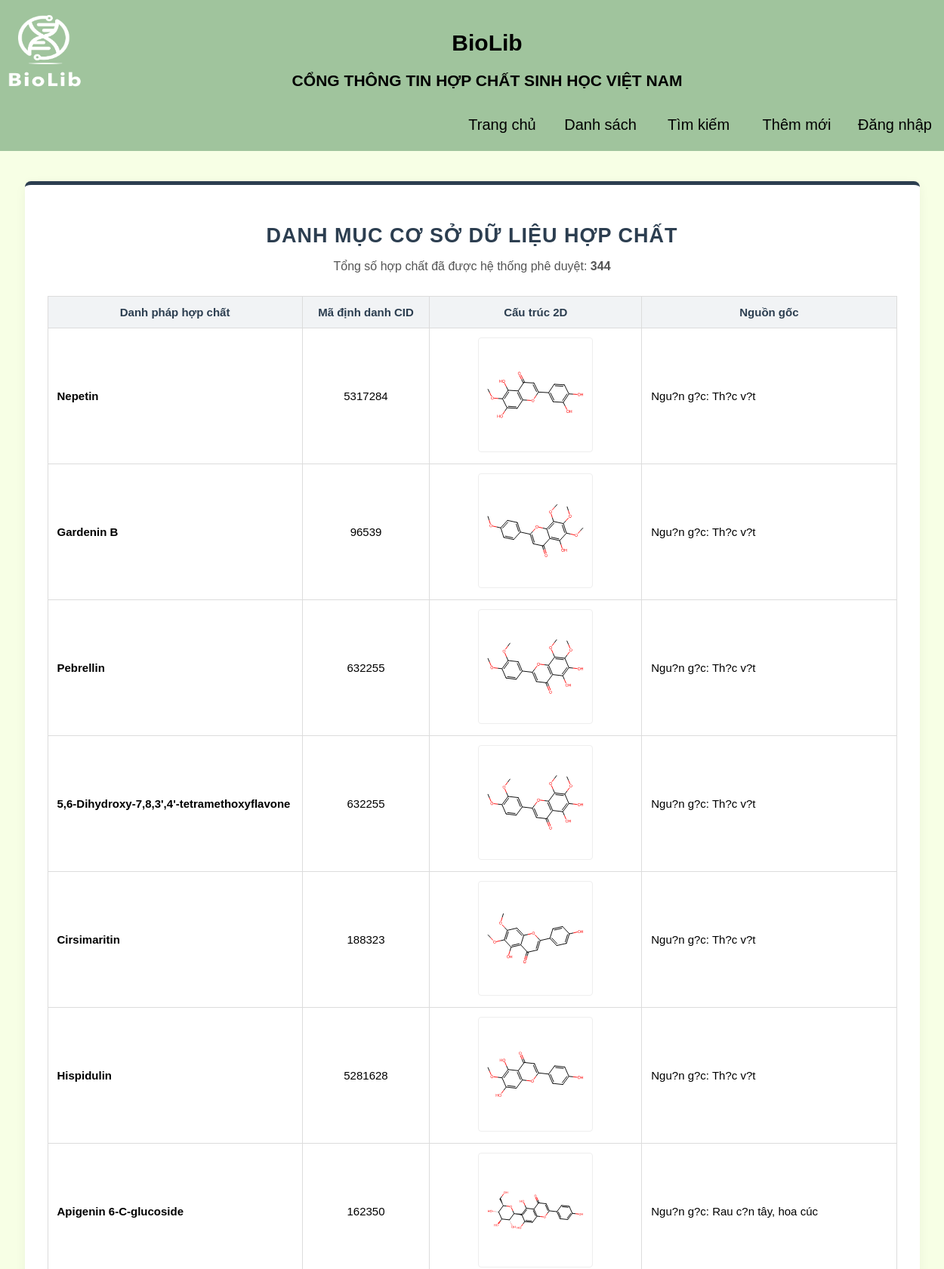
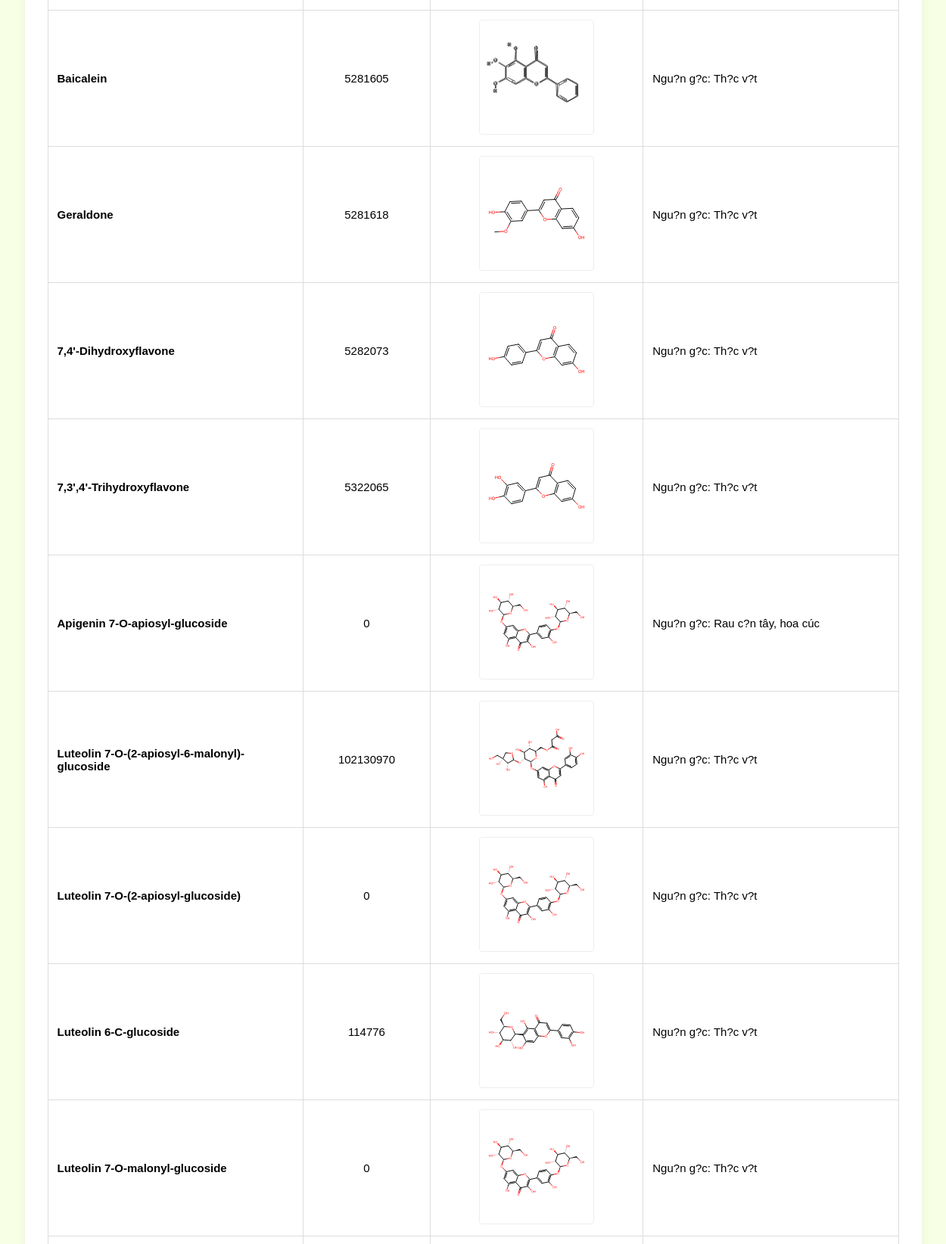
/list.php?page=4 (upper part), run on the app's committed database (2 pictures, top to bottom).
### tables this page shows
CREATE TABLE `compoundbiolib` (
  `stt` int(11) NOT NULL,
  `name` varchar(255) NOT NULL,
  `cid` int(20) NOT NULL,
  `smiles` varchar(255) DEFAULT NULL,
  `benefit` varchar(255) DEFAULT NULL,
  `weakness` varchar(255) DEFAULT NULL,
  `origin` varchar(255) DEFAULT NULL,
  `purpose` varchar(255) DEFAULT NULL,
  `doi` varchar(255) DEFAULT NULL,
  `new_stt` int(11) DEFAULT NULL,
  `status` varchar(50) DEFAULT 'pending',
  `created_by` int(10) DEFAULT NULL,
  `edit_of` int(11) DEFAULT NULL
);

### list.php (the view, shortened to what this page needs)
<?php
require_once 'config.php';
include_once 'header.php';
$limit = 20;
$page = isset($_GET['page']) && is_numeric($_GET['page']) ? (int)$_GET['page'] : 1;
$start_from = ($page - 1) * $limit;
$sql_count = "SELECT COUNT(stt) AS total FROM compoundbiolib WHERE status = 'approved'";
$result_count = mysqli_query($conn, $sql_count);
$row_count = mysqli_fetch_assoc($result_count);
$total_records = $row_count['total'];
$sql_list = "SELECT stt, name, cid, origin FROM compoundbiolib
             WHERE status = 'approved'
             ORDER BY stt DESC
             LIMIT $start_from, $limit";
$result_list = mysqli_query($conn, $sql_list);
?>
<!DOCTYPE html>
<html lang="vi">
<head>
</head>
<body>
    <div class="list-container">
        <div class="list-header">
            <h2>Danh Mục Cơ Sở Dữ Liệu Hợp Chất</h2>
            <p>Tổng số hợp chất đã được hệ thống phê duyệt: <strong><span id="total-count"><?php echo $total_records; ?></span></strong></p>
        </div>
        <?php if (mysqli_num_rows($result_list) > 0): ?>
            <table class="compound-table">
                <thead>
                    <tr>
                        <?php $is_admin = isset($_SESSION['role']) && $_SESSION['role'] === 'admin'; ?>
                        <th style="width: <?php echo $is_admin ? '25%' : '30%'; ?>;">Danh pháp hợp chất</th>
                        <th style="width: 15%;">Mã định danh CID</th>
                        <th style="width: <?php echo $is_admin ? '20%' : '25%'; ?>;">Cấu trúc 2D</th>
                        <th style="width: <?php echo $is_admin ? '25%' : '30%'; ?>;">Nguồn gốc</th>
                    </tr>
                </thead>
                <tbody>
                    <?php while($row = mysqli_fetch_assoc($result_list)): ?>
                    <tr id="row-<?php echo $row['stt']; ?>">
                        <td><strong><?php echo htmlspecialchars($row['name']); ?></strong></td>
                        <td><?php echo htmlspecialchars($row['cid']); ?></td>
                        <td>
                            <?php
                                $image_path = "img/" . htmlspecialchars($row['cid']) . ".svg";
                            ?>
                            <img src="<?php echo $image_path; ?>?v=<?php echo time(); ?>"
                                 alt="Cấu trúc 2D"
                                 class="structure-img"
                                 onerror="this.onerror=null; this.src='img/default_structure.svg';">
                        </td>
                        <td><?php echo htmlspecialchars($row['origin']); ?></td>
                    </tr>
                    <?php endwhile; ?>
                </tbody>
            </table>
        <?php else: ?>
            <p style="text-align: center; color: #666; font-style: italic; padding: 40px 0;">
                Hệ thống hiện tại chưa ghi nhận dữ liệu hợp chất nào được công bố.
            </p>
        <?php endif; ?>
    </div>
</body>
<?php include_once 'footer.php'; ?>
</html>

### header.php (style rules this page uses)
body { font-family: "Arial"; font-size: 18px; margin: 0; height: 100vh; background: rgb(247, 255, 229); color: #000; }
:root { --color-primary: rgb(247, 255, 229); }

### list.php (style rules this page uses)
.list-container { width: 90%; max-width: 1200px; margin: 40px auto; background: #ffffff; padding: 30px; border-radius: 8px; box-shadow: 0 4px 15px rgba(0,0,0,0.05); border-top: 5px solid #2c3e50; }
.list-header { text-align: center; margin-bottom: 30px; }
.list-header h2 { color: #2c3e50; font-family: Arial, sans-serif; text-transform: uppercase; letter-spacing: 1px; margin-bottom: 10px; }
.list-header p { color: #555; font-size: 16px; }
.compound-table { width: 100%; border-collapse: collapse; font-size: 15px; margin-bottom: 25px; }
.compound-table th, .compound-table td { border: 1px solid #dcdcdc; padding: 12px; text-align: left; vertical-align: middle; }
.compound-table th { background-color: #f1f3f5; color: #2c3e50; font-weight: bold; text-align: center; }
.compound-table td { text-align: center; }
.compound-table td:nth-child(1), .compound-table td:nth-child(4) { text-align: left; }
.structure-img { max-width: 140px; max-height: 140px; object-fit: contain; background-color: #fff; padding: 5px; border: 1px solid #eee; border-radius: 4px; }

### footer.php (style rules this page uses)
body { margin: 0; padding-bottom: 50px; min-height: 100vh; position: relative; }

### data on the page
compoundbiolib: name "Nepetin", cid "5317284", cid (picture), origin "Ngu?n g?c: Th?c v?t"
compoundbiolib: name "Gardenin B", cid "96539", cid (picture), origin "Ngu?n g?c: Th?c v?t"
compoundbiolib: name "Pebrellin", cid "632255", cid (picture), origin "Ngu?n g?c: Th?c v?t"
compoundbiolib: name "5,6-Dihydroxy-7,8,3',4'-tetramethoxyflavone", cid "632255", cid (picture), origin "Ngu?n g?c: Th?c v?t"
compoundbiolib: name "Cirsimaritin", cid "188323", cid (picture), origin "Ngu?n g?c: Th?c v?t"
compoundbiolib: name "Hispidulin", cid "5281628", cid (picture), origin "Ngu?n g?c: Th?c v?t"
compoundbiolib: name "Apigenin 6-C-glucoside", cid "162350", cid (picture), origin "Ngu?n g?c: Rau c?n tây, hoa cúc"
compoundbiolib: name "Baicalein", cid "5281605", cid (picture), origin "Ngu?n g?c: Th?c v?t"
compoundbiolib: name "Geraldone", cid "5281618", cid (picture), origin "Ngu?n g?c: Th?c v?t"
compoundbiolib: name "7,4'-Dihydroxyflavone", cid "5282073", cid (picture), origin "Ngu?n g?c: Th?c v?t"
compoundbiolib: name "7,3',4'-Trihydroxyflavone", cid "5322065", cid (picture), origin "Ngu?n g?c: Th?c v?t"
compoundbiolib: name "Apigenin 7-O-apiosyl-glucoside", cid "0", origin "Ngu?n g?c: Rau c?n tây, hoa cúc"
compoundbiolib: name "Luteolin 7-O-(2-apiosyl-6-malonyl)-glucoside", cid "102130970", cid (picture), origin "Ngu?n g?c: Th?c v?t"
compoundbiolib: name "Luteolin 7-O-(2-apiosyl-glucoside)", cid "0", origin "Ngu?n g?c: Th?c v?t"
compoundbiolib: name "Luteolin 6-C-glucoside", cid "114776", cid (picture), origin "Ngu?n g?c: Th?c v?t"
compoundbiolib: name "Luteolin 7-O-malonyl-glucoside", cid "0", origin "Ngu?n g?c: Th?c v?t"

### other printed values
$total_records "344"
